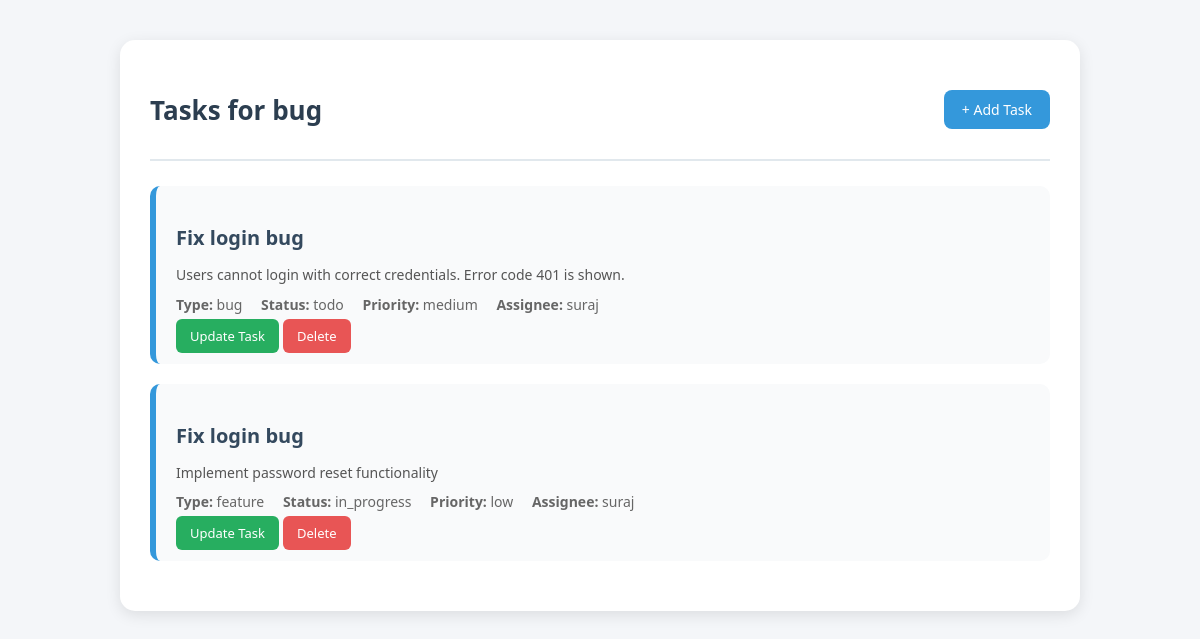
Before: /sprints/1/tasks/ with the older database file.
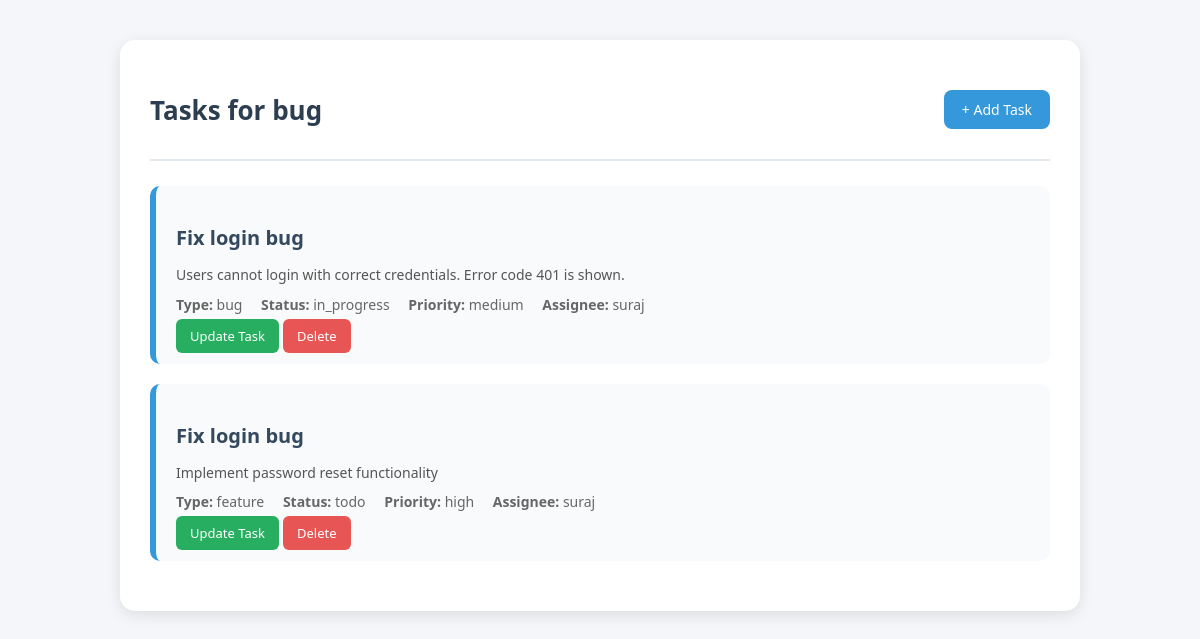
After: the same page with the newer database file.
### taskplannerapp/models.py (models this page shows, shortened)
class Task(models.Model):
    TASK_TYPES = [
        ('bug', 'Bug'),
        ('feature', 'Feature'),
        ('story', 'Story')
    ]
    STATUS_CHOICES = [
        ('todo', 'To Do'),
        ('in_progress', 'In Progress'),
        ('done', 'Done')
    ]
    PRIORITY_CHOICES = [
        ('low', 'Low'),
        ('medium', 'Medium'),
        ('high', 'High')
    ]
    title = models.CharField(max_length=255)
    description = models.TextField(blank=True)
    task_type = models.CharField(max_length=20, choices=TASK_TYPES)
    status = models.CharField(max_length=20, choices=STATUS_CHOICES, default='todo')
    priority = models.CharField(max_length=20, choices=PRIORITY_CHOICES, default='medium')
    sprint = models.ForeignKey(Sprint, on_delete=models.CASCADE, related_name='tasks')
    assignee = models.ForeignKey(User, on_delete=models.SET_NULL, null=True, blank=True, related_name='tasks')
    created_at = models.DateTimeField(auto_now_add=True)
    updated_at = models.DateTimeField(auto_now=True)

### taskplannerapp/views.py (the view)
# urls.py: path('sprints/<int:sprint_id>/tasks/', views.task_list, name='task_list'),
def task_list(request, sprint_id):
    sprint = get_object_or_404(Sprint, id=sprint_id)
    tasks = sprint.tasks.all()
    return render(request, 'tasks.html', {'tasks': tasks, 'sprint': sprint})

### Templates/tasks.html (shortened to what this page needs)
{% load static %}
<!DOCTYPE html>
<html lang="en">
<head>
    <link rel="stylesheet" href="{% static 'tasks.css' %}">
</head>
<body>
<div class="tasks-container">
    <div class="tasks-header">
        <h2>
            {% if sprint %}
                Tasks for {{ sprint.name }}
            {% elif user_view %}
                Tasks assigned to {{ user_view.username }}
            {% else %}
                All Tasks
            {% endif %}
        </h2>
        {% if sprint %}
            <a href="{% url 'add_task' sprint.id %}">+ Add Task</a>
        {% endif %}
    </div>
    {% if tasks %}
        {% for task in tasks %}
        <div class="task-card">
            <h3>{{ task.title }}</h3>
            <p>{{ task.description }}</p>
            <div class="task-meta">
                <span><strong>Type:</strong> {{ task.task_type }}</span>
                <span><strong>Status:</strong> {{ task.status }}</span>
                <span><strong>Priority:</strong> {{ task.priority }}</span>
                {% if task.assignee %}
                    <span><strong>Assignee:</strong> {{ task.assignee.username }}</span>
                {% endif %}
            </div>
            <a href="{% url 'update_task' task.id %}" class="update-btn">Update Task</a>
            <a href="{% url 'delete_task' task.id %}" class="delete-btn"  onclick="return confirm('Are you sure you want to delete this task?');">Delete</a>
        </div>
        {% endfor %}
    {% else %}
        <p class="empty-message">No tasks found.</p>
    {% endif %}
</div>
</body>
</html>

Changed rows visible on the page:
changed Task "Users cannot login with correct credentials. Error code 401 is shown.": status "todo" → "in_progress"
changed Task "Implement password reset functionality": status "in_progress" → "todo"; priority "low" → "high"
